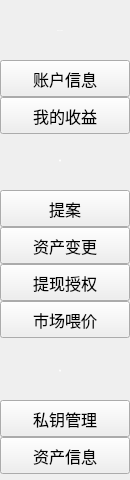
<?xml version="1.0" encoding="UTF-8"?>
<ui version="4.0">
 <class>FunctionGuardWidget</class>
 <widget class="QWidget" name="FunctionGuardWidget">
  <property name="geometry">
   <rect>
    <x>0</x>
    <y>0</y>
    <width>130</width>
    <height>480</height>
   </rect>
  </property>
  <property name="windowTitle">
   <string>Form</string>
  </property>
  <widget class="QLabel" name="label_normal">
   <property name="geometry">
    <rect>
     <x>0</x>
     <y>0</y>
     <width>120</width>
     <height>60</height>
    </rect>
   </property>
   <property name="font">
    <font>
     <family>微软雅黑</family>
     <pointsize>-1</pointsize>
     <weight>75</weight>
     <italic>false</italic>
     <bold>true</bold>
    </font>
   </property>
   <property name="styleSheet">
    <string notr="true">color: white;
font: bold 16px &quot;微软雅黑&quot;;</string>
   </property>
   <property name="text">
    <string>WALLFACER</string>
   </property>
   <property name="alignment">
    <set>Qt::AlignCenter</set>
   </property>
  </widget>
  <widget class="QPushButton" name="assetInfoBtn">
   <property name="geometry">
    <rect>
     <x>0</x>
     <y>437</y>
     <width>130</width>
     <height>37</height>
    </rect>
   </property>
   <property name="font">
    <font>
     <pointsize>12</pointsize>
    </font>
   </property>
   <property name="text">
    <string>资产信息</string>
   </property>
  </widget>
  <widget class="QPushButton" name="keyManageBtn">
   <property name="geometry">
    <rect>
     <x>0</x>
     <y>400</y>
     <width>130</width>
     <height>37</height>
    </rect>
   </property>
   <property name="font">
    <font>
     <pointsize>12</pointsize>
    </font>
   </property>
   <property name="text">
    <string>私钥管理</string>
   </property>
  </widget>
  <widget class="QPushButton" name="proposalBtn">
   <property name="geometry">
    <rect>
     <x>0</x>
     <y>190</y>
     <width>130</width>
     <height>37</height>
    </rect>
   </property>
   <property name="font">
    <font>
     <pointsize>12</pointsize>
    </font>
   </property>
   <property name="text">
    <string> 提案 </string>
   </property>
  </widget>
  <widget class="QLabel" name="label_normal_2">
   <property name="geometry">
    <rect>
     <x>0</x>
     <y>130</y>
     <width>120</width>
     <height>60</height>
    </rect>
   </property>
   <property name="font">
    <font>
     <family>微软雅黑</family>
     <pointsize>-1</pointsize>
     <weight>75</weight>
     <italic>false</italic>
     <bold>true</bold>
    </font>
   </property>
   <property name="styleSheet">
    <string notr="true">color: white;
font: bold 16px &quot;微软雅黑&quot;;</string>
   </property>
   <property name="text">
    <string>提案</string>
   </property>
   <property name="alignment">
    <set>Qt::AlignCenter</set>
   </property>
  </widget>
  <widget class="QLabel" name="label_normal_3">
   <property name="geometry">
    <rect>
     <x>0</x>
     <y>340</y>
     <width>120</width>
     <height>60</height>
    </rect>
   </property>
   <property name="font">
    <font>
     <family>微软雅黑</family>
     <pointsize>-1</pointsize>
     <weight>75</weight>
     <italic>false</italic>
     <bold>true</bold>
    </font>
   </property>
   <property name="styleSheet">
    <string notr="true">color: white;
font: bold 16px &quot;微软雅黑&quot;;</string>
   </property>
   <property name="text">
    <string>高级</string>
   </property>
   <property name="alignment">
    <set>Qt::AlignCenter</set>
   </property>
  </widget>
  <widget class="QPushButton" name="accountInfoBtn">
   <property name="geometry">
    <rect>
     <x>0</x>
     <y>60</y>
     <width>130</width>
     <height>37</height>
    </rect>
   </property>
   <property name="font">
    <font>
     <pointsize>12</pointsize>
    </font>
   </property>
   <property name="text">
    <string>账户信息</string>
   </property>
  </widget>
  <widget class="QPushButton" name="myIncomeBtn">
   <property name="geometry">
    <rect>
     <x>0</x>
     <y>97</y>
     <width>130</width>
     <height>37</height>
    </rect>
   </property>
   <property name="font">
    <font>
     <pointsize>12</pointsize>
    </font>
   </property>
   <property name="text">
    <string>我的收益</string>
   </property>
  </widget>
  <widget class="QPushButton" name="withdrawConfirmBtn">
   <property name="geometry">
    <rect>
     <x>0</x>
     <y>264</y>
     <width>130</width>
     <height>37</height>
    </rect>
   </property>
   <property name="font">
    <font>
     <pointsize>12</pointsize>
    </font>
   </property>
   <property name="text">
    <string>提现授权</string>
   </property>
  </widget>
  <widget class="QPushButton" name="feedPriceBtn">
   <property name="geometry">
    <rect>
     <x>0</x>
     <y>301</y>
     <width>130</width>
     <height>37</height>
    </rect>
   </property>
   <property name="font">
    <font>
     <pointsize>12</pointsize>
    </font>
   </property>
   <property name="text">
    <string>市场喂价</string>
   </property>
  </widget>
  <widget class="QPushButton" name="coldHotTransferBtn">
   <property name="geometry">
    <rect>
     <x>0</x>
     <y>227</y>
     <width>130</width>
     <height>37</height>
    </rect>
   </property>
   <property name="font">
    <font>
     <pointsize>12</pointsize>
    </font>
   </property>
   <property name="text">
    <string>资产变更</string>
   </property>
  </widget>
  <zorder>label_normal_2</zorder>
  <zorder>label_normal</zorder>
  <zorder>assetInfoBtn</zorder>
  <zorder>keyManageBtn</zorder>
  <zorder>proposalBtn</zorder>
  <zorder>label_normal_3</zorder>
  <zorder>accountInfoBtn</zorder>
  <zorder>myIncomeBtn</zorder>
  <zorder>withdrawConfirmBtn</zorder>
  <zorder>feedPriceBtn</zorder>
  <zorder>coldHotTransferBtn</zorder>
 </widget>
 <resources/>
 <connections/>
</ui>
